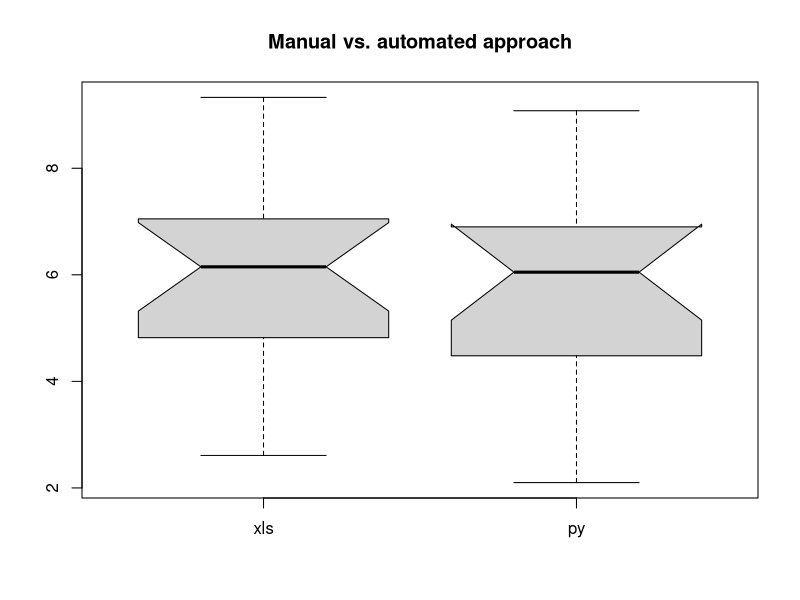
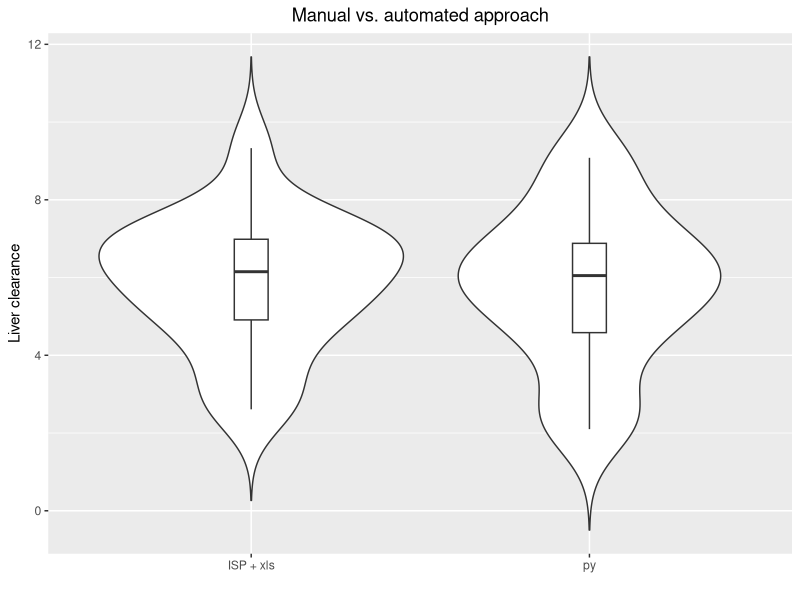
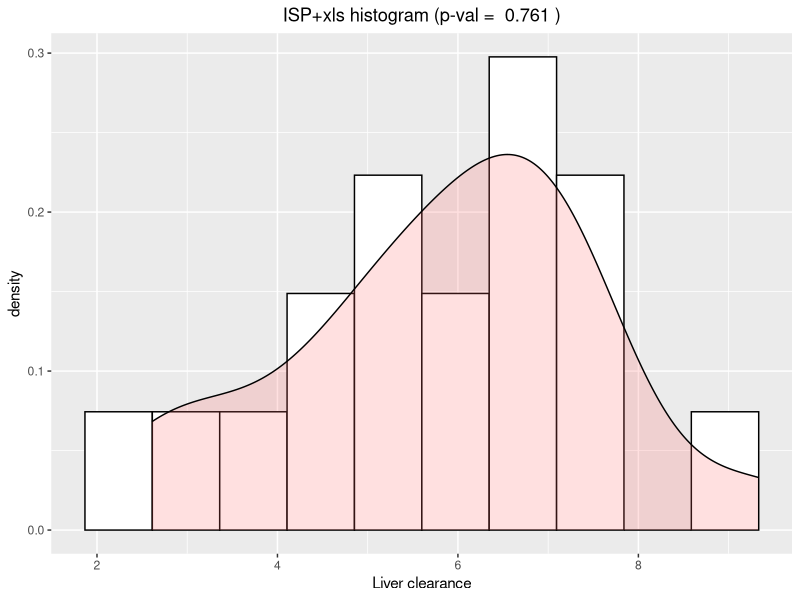
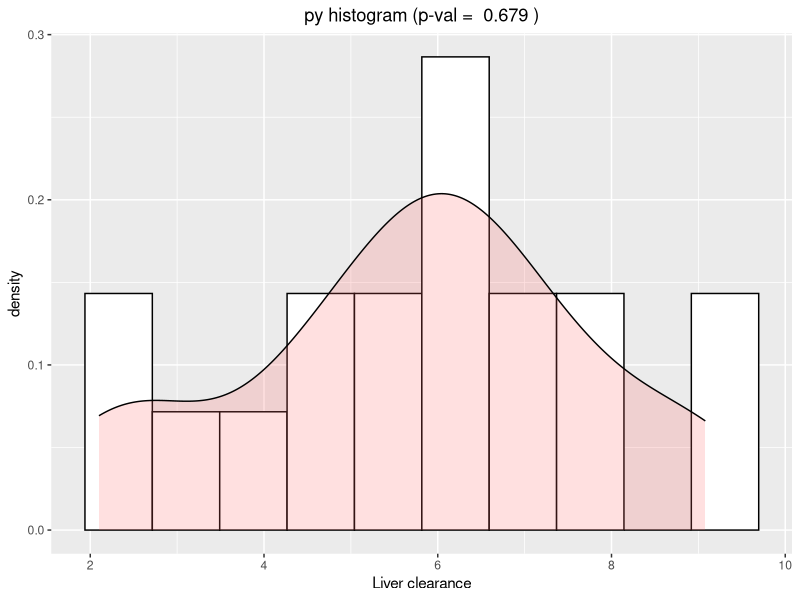
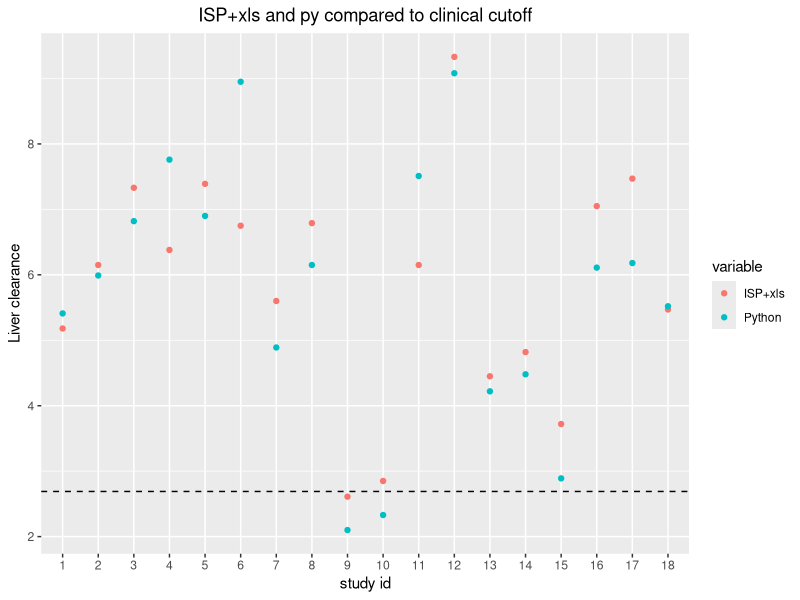
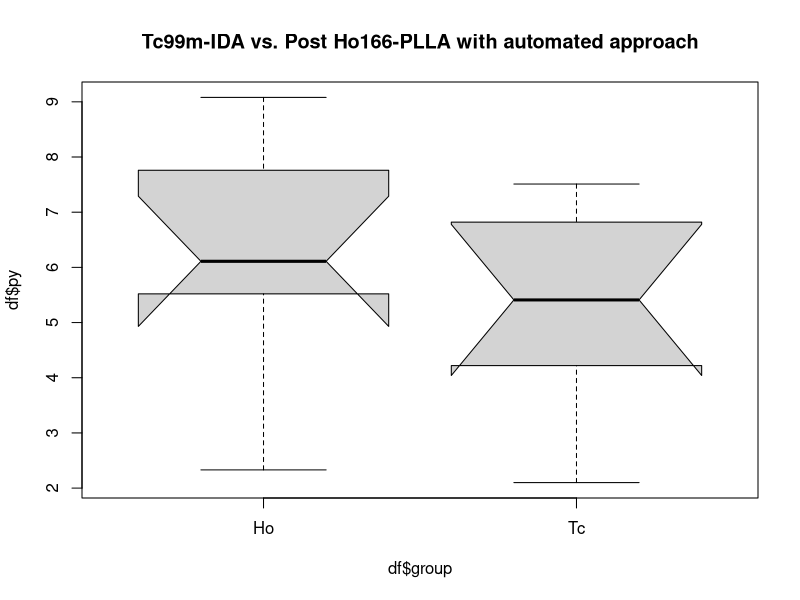
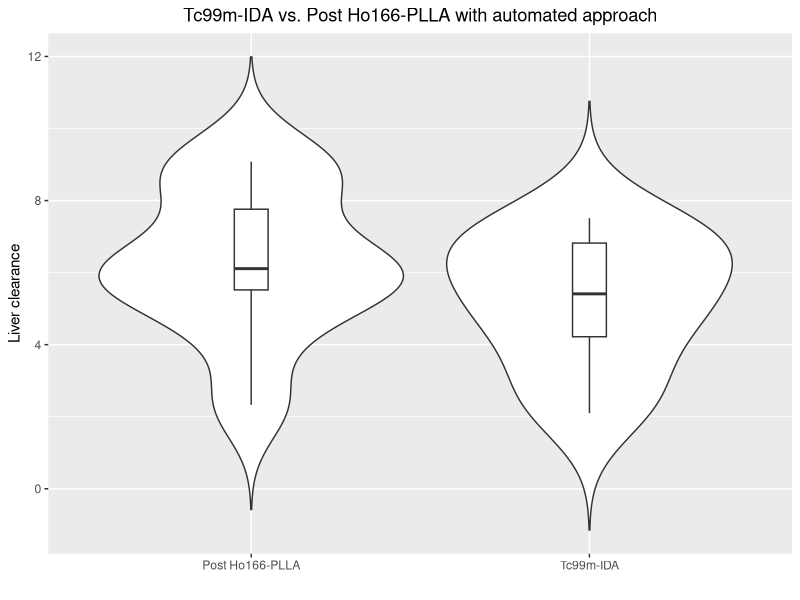
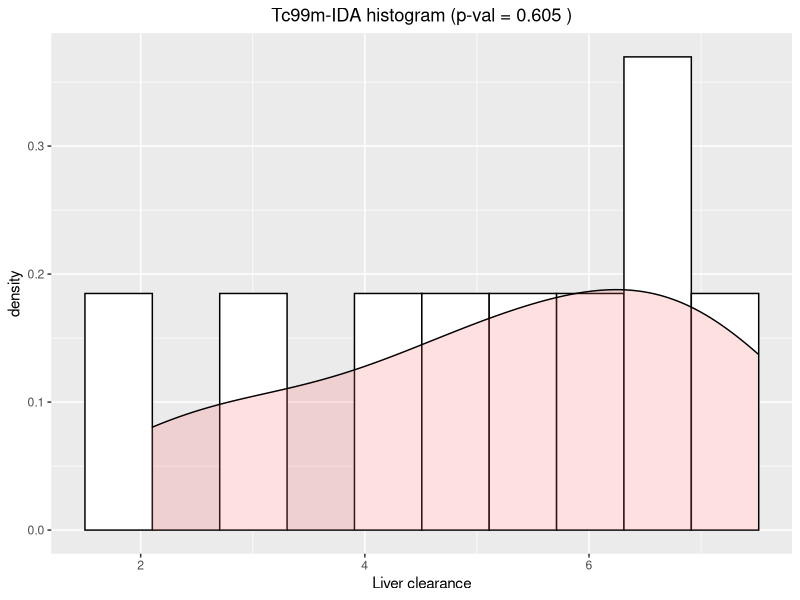

Reproduce these figures in R, in order.
library(ggplot2)
library(reshape2)

xls = c(5.18,6.15,7.33,6.38,7.39,6.75,5.6,6.79,2.61,2.85,6.15,9.33,4.45,4.82,3.72,7.05,7.47,5.47)
py = c(5.41,5.99,6.82,7.76,6.9,8.95,4.89,6.15,2.1,2.33,7.51,9.08,4.22,4.48,2.89,6.11,6.18,5.52)
#py = c(5.41,5.99,6.82,7.76,6.9,9.05,4.89,6.15,2.1,2.33,7.51,9.08,4.22,4.97,2.89,6.11,6.18,5.52)
group = as.factor(c('Tc','Ho','Tc','Ho','Tc', 'Ho','Tc', 'Ho','Tc', 'Ho','Tc', 'Ho','Tc', 'Ho','Tc', 'Ho','Tc', 'Ho'))
patient_id = as.factor(c(1,1,2,2,3,3,4,4,5,5,6,6,7,7,8,8,9,9))
study_id = as.factor(1:18)
df = data.frame(study_id, patient_id, group, xls, py)


# ============================== xls vs. py ==============================

boxplot(df[,c('xls','py')], notch=TRUE)
title('Manual vs. automated approach')
#recouvrement +++ xls et py sont idem
ggplot(data = melt(df[c('xls','py')]), aes(x=variable, y=value)) + 
  geom_violin(trim=FALSE) + 
  geom_boxplot(width=0.1) + 
  theme(plot.title = element_text(hjust = 0.5)) +
  scale_x_discrete(labels=c("ISP + xls","py"))+
  labs(title="Manual vs. automated approach", y=("Liver clearance"), x=(''))

test_xls = round(shapiro.test(xls)$p.value,3) # >0.05 distrib normale à confirmer
ggplot(data = melt(df[,'xls']), aes(x=value)) +
  geom_histogram(aes(y=..density..), bins=10, color="black", fill="white") +
  geom_density(alpha=0.2, fill="#FF6666") +
  theme(plot.title = element_text(hjust = 0.5)) +
  labs(title=paste("ISP+xls histogram (p-val = ", toString(test_xls), ")") , y="density", x='Liver clearance')

test_py = round(shapiro.test(py)$p.value,3)# >0.05 distrib normale à confirmer
ggplot(data = melt(df[,'py']), aes(x=value)) +
  geom_histogram(aes(y=..density..), bins=10, color="black", fill="white") +
  geom_density(alpha=0.2, fill="#FF6666") +
  theme(plot.title = element_text(hjust = 0.5)) +
  labs(title=paste("py histogram (p-val = ", toString(test_py), ")") , y="density", x='Liver clearance')

t.test(xls, py, paired=TRUE)# >alpha, la différence entre les moyennes n'est pas significative

ggplot(data = melt(df), aes(x=study_id, y=value, color=variable)) +
  geom_point() +
  geom_hline(yintercept=2.69, linetype="dashed", color = "black") +
  theme(plot.title = element_text(hjust = 0.5)) +
  scale_color_hue(labels = c("ISP+xls", "Python")) +
  labs(title='ISP+xls and py compared to clinical cutoff', y="Liver clearance", x='study id')


# ============================== bis py ==============================

boxplot(df$py ~ df$group, notch=TRUE)
title('Tc99m-IDA vs. Post Ho166-PLLA with automated approach')
#recouvrement moin important, box Ho semble plus haute
ggplot(df, aes(x=group, y=py, group=group)) + 
  geom_violin(trim=FALSE) + 
  geom_boxplot(width=0.1) + 
  theme(plot.title = element_text(hjust = 0.5)) +
  scale_x_discrete(labels=c("Post Ho166-PLLA","Tc99m-IDA")) +
  labs(title="Tc99m-IDA vs. Post Ho166-PLLA with automated approach", y="Liver clearance", x='')

test = round(shapiro.test(df[df$group=='Tc','py'])$p.value,3)# >0.05 distrib normale à confirmer
ggplot(data = melt(df[df$group=='Tc','py']), aes(x=value)) +
  geom_histogram(aes(y=..density..), bins=10, color="black", fill="white") +
  geom_density(alpha=0.2, fill="#FF6666") +
  theme(plot.title = element_text(hjust = 0.5)) +
  labs(title=paste("Tc99m-IDA histogram (p-val =", toString(test), ")") , y="density", x='Liver clearance')

test = round(shapiro.test(df[df$group=='Ho','py'])$p.value,3)# >0.05 distrib normale à confirmer
ggplot(data = melt(df[df$group=='Ho','py']), aes(x=value)) +
  geom_histogram(aes(y=..density..), bins=10, color="black", fill="white") +
  geom_density(alpha=0.2, fill="#FF6666") +
  theme(plot.title = element_text(hjust = 0.5)) +
  labs(title=paste("Post Ho166-PLLA histogram (p-val =", toString(test), ")") , y="density", x='Liver clearance')

t.test(df[df$group=='Tc','py'], df[df$group=='Ho','py'], paired=TRUE)# <0.05 différence entre les moyennes est statistiquement significative

plot(df[df$group=='Tc','py'], df[df$group=='Ho','py'])
ggplot(data = df, aes(x=patient_id, y=py, color=group)) +
  geom_point() +
  geom_hline(yintercept=2.69, linetype="dashed", color = "black") +
  theme(plot.title = element_text(hjust = 0.5)) +
  scale_color_hue(labels = c("Post Ho166-PLLA", "Tc99m-IDA")) +
  labs(title='Python results compared to clinical cutoff', y="Liver clearance", x='patient id')



# ============================== bis ISP+xls ==============================

boxplot(df$xls ~ df$group, notch=TRUE)
title('Tc99m-IDA vs. Post Ho166-PLLA with manual approach')
#recouvrement moin important, box Ho semble plus haute
ggplot(df, aes(x=group, y=xls, group=group)) + 
  geom_violin(trim=FALSE) + 
  geom_boxplot(width=0.1) + 
  theme(plot.title = element_text(hjust = 0.5)) +
  scale_x_discrete(labels=c("Post Ho166-PLLA","Tc99m-IDA")) +
  labs(title="Tc99m-IDA vs. Post Ho166-PLLA with manual approach", y="Liver clearance", x='')

test = round(shapiro.test(df[df$group=='Tc','xls'])$p.value,3)# >0.05 distrib normale à confirmer
ggplot(data = melt(df[df$group=='Tc','xls']), aes(x=value)) +
  geom_histogram(aes(y=..density..), bins=10, color="black", fill="white") +
  geom_density(alpha=0.2, fill="#FF6666") +
  theme(plot.title = element_text(hjust = 0.5)) +
  labs(title=paste("Tc99m-IDA histogram (p-val =", toString(test), ")") , y="density", x='Liver clearance')

test = round(shapiro.test(df[df$group=='Ho','xls'])$p.value,3)# >0.05 distrib normale à confirmer
ggplot(data = melt(df[df$group=='Ho','xls']), aes(x=value)) +
  geom_histogram(aes(y=..density..), bins=10, color="black", fill="white") +
  geom_density(alpha=0.2, fill="#FF6666") +
  theme(plot.title = element_text(hjust = 0.5)) +
  labs(title=paste("Post Ho166-PLLA histogram (p-val =", toString(test), ")") , y="density", x='Liver clearance')

t.test(df[df$group=='Tc','xls'], df[df$group=='Ho','xls'], paired=TRUE)# >0.05 

ggplot(data = df, aes(x=patient_id, y=xls, color=group)) +
  geom_point() +
  geom_hline(yintercept=2.69, linetype="dashed", color = "black") +
  theme(plot.title = element_text(hjust = 0.5)) +
  scale_color_hue(labels = c("Post Ho166-PLLA", "Tc99m-IDA")) +
  labs(title='ISP+xls results compared to clinical cutoff', y="Liver clearance", x='patient id')



# ============================== Overview ==============================

ggplot(data = melt(df), aes(x=patient_id, y=value, color=group, shape=variable)) +
  geom_point() +
  geom_hline(yintercept=2.69, linetype="dashed", color="black", size=.5) +
  theme(plot.title = element_text(hjust = 0.5), legend.title = element_blank()) +
  scale_shape(labels = c("ISP + xls", "Python")) +
  scale_color_hue(labels = c("Post Ho166-PLLA", "Tc99m-IDA")) +
  labs(title='Overview of results compared to clinical cutoff', y="Liver clearance", x='patient id')
